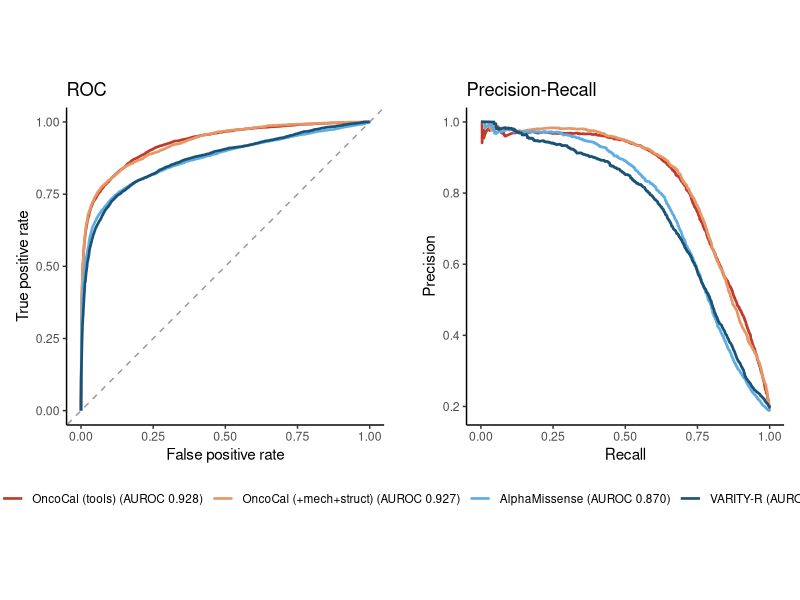
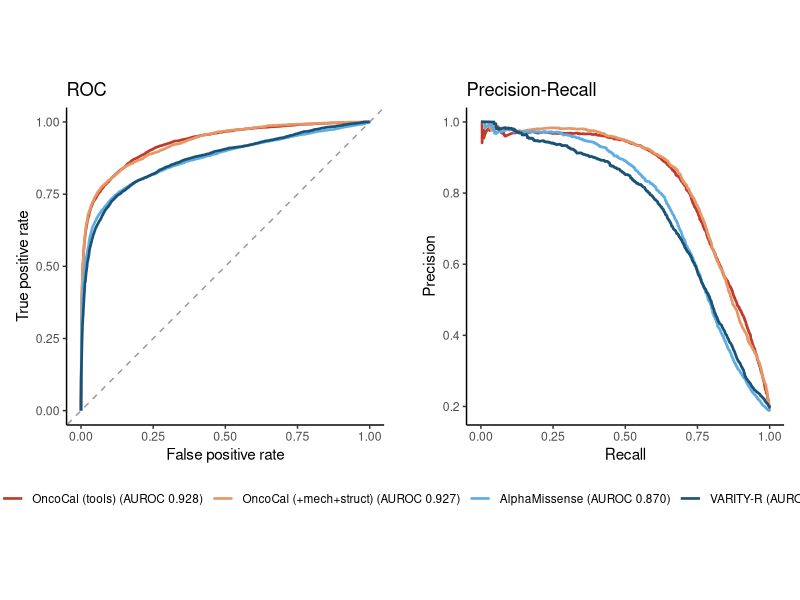

Write R code to recreate these figures, in order.
# Fig 4b — ROC & PR curves: model (tool stack) vs AlphaMissense vs VARITY_R
# Input: tables/oof_predictions.tsv  Output: fig4b_roc_pr_curves.{pdf,png}
# 메시지: 모델(스택) ~0.92 > best single tool ~0.87. full vs tools-only는 거의 동일(기전/구조 무효).
suppressPackageStartupMessages({library(tidyverse)})

d <- read.delim("tables/oof_predictions.tsv", check.names = FALSE)

# rank 기반 ROC/PR 계산 (sklearn 불필요)
roc_df <- function(y, s) {
  ok <- !is.na(s); y <- y[ok]; s <- s[ok]
  o <- order(s, decreasing = TRUE); y <- y[o]
  P <- sum(y == 1); N <- sum(y == 0)
  tibble(tpr = cumsum(y == 1)/P, fpr = cumsum(y == 0)/N)
}
pr_df <- function(y, s) {
  ok <- !is.na(s); y <- y[ok]; s <- s[ok]
  o <- order(s, decreasing = TRUE); y <- y[o]
  tp <- cumsum(y == 1); fp <- cumsum(y == 0); P <- sum(y == 1)
  tibble(recall = tp/P, precision = tp/(tp + fp))
}
auroc <- function(y, s){ ok<-!is.na(s); y<-y[ok]; s<-s[ok]
  r<-rank(s); P<-sum(y==1); N<-sum(y==1)*0+sum(y==0); (sum(r[y==1])-P*(P+1)/2)/(P*N) }

preds <- c(`OncoCal (tools)` = "p_model_tools",
           `OncoCal (+mech+struct)` = "p_model_full",
           AlphaMissense = "AlphaMissense",
           `VARITY-R` = "VARITY_R")

build <- function(fn) imap_dfr(preds, ~ fn(d$y_true, d[[.x]]) %>%
                                 mutate(predictor = .y,
                                        auc = sprintf("%.3f", auroc(d$y_true, d[[.x]]))))
roc <- build(roc_df); pr <- build(pr_df)

# 공통 팔레트 + AUROC 포함 라벨(두 패널 동일 → 범례 1개로 합쳐짐)
# 색은 Fig 3(막대)와 통일: AlphaMissense=연파랑, VARITY-R=진파랑
pal <- c("OncoCal (tools)" = "#C0392B", "OncoCal (+mech+struct)" = "#E59866",
         AlphaMissense = "#5DADE2", "VARITY-R" = "#1A5276")
auc_lab <- setNames(
  paste0(names(preds), " (AUROC ", sapply(preds, function(c) sprintf("%.3f", auroc(d$y_true, d[[c]]))), ")"),
  names(preds))
roc$predictor <- factor(roc$predictor, levels = names(preds))
pr$predictor  <- factor(pr$predictor,  levels = names(preds))

common_col <- scale_color_manual(values = pal, labels = auc_lab, name = NULL)
common_thm <- theme_classic(base_size = 11) +
  theme(legend.text = element_text(size = 8.5))

pROC <- ggplot(roc, aes(fpr, tpr, color = predictor)) +
  geom_abline(linetype = "dashed", color = "grey60", linewidth = 0.5) +
  geom_line(linewidth = 0.9) + common_col + common_thm +
  coord_equal() + labs(x = "False positive rate", y = "True positive rate", title = "ROC") +
  theme(plot.margin = margin(6, 14, 6, 6))

pPR <- ggplot(pr, aes(recall, precision, color = predictor)) +
  geom_line(linewidth = 0.9) + common_col + common_thm +
  labs(x = "Recall", y = "Precision", title = "Precision-Recall") +
  theme(plot.margin = margin(6, 6, 6, 14))

# 두 패널 결합 — 범례를 아래로 모아 대각선 가림 없음
if (requireNamespace("patchwork", quietly = TRUE)) {
  p <- patchwork::wrap_plots(pROC, pPR, ncol = 2) +
       patchwork::plot_layout(guides = "collect") &
       theme(legend.position = "bottom")
} else { p <- pROC }
ggsave("figures_R/fig4b_roc_pr_curves.pdf", p, width = 11, height = 6)
ggsave("figures_R/fig4b_roc_pr_curves.png", p, width = 11, height = 6, dpi = 300)
